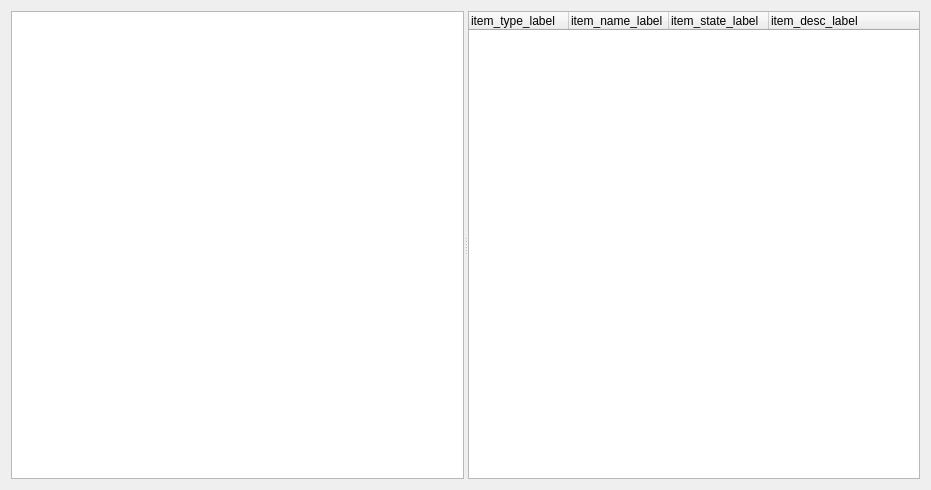
<ui version="4.0" >
 <class>PluginViewWidget</class>
 <widget class="QWidget" name="PluginViewWidget" >
  <property name="geometry" >
   <rect>
    <x>0</x>
    <y>0</y>
    <width>931</width>
    <height>490</height>
   </rect>
  </property>
  <property name="windowTitle" >
   <string>plugin_viewer_widget_caption</string>
  </property>
  <layout class="QGridLayout" >
   <item row="0" column="0" >
    <widget class="QSplitter" name="splitter" >
     <property name="orientation" >
      <enum>Qt::Horizontal</enum>
     </property>
     <widget class="QTextBrowser" name="infoView" >
      <property name="autoFillBackground" >
       <bool>false</bool>
      </property>
     </widget>
     <widget class="QTreeWidget" name="treeWidget" >
      <property name="sizePolicy" >
       <sizepolicy vsizetype="Expanding" hsizetype="Expanding" >
        <horstretch>0</horstretch>
        <verstretch>0</verstretch>
       </sizepolicy>
      </property>
      <property name="contextMenuPolicy" >
       <enum>Qt::CustomContextMenu</enum>
      </property>
      <property name="sortingEnabled" >
       <bool>false</bool>
      </property>
      <column>
       <property name="text" >
        <string>item_type_label</string>
       </property>
      </column>
      <column>
       <property name="text" >
        <string>item_name_label</string>
       </property>
      </column>
      <column>
       <property name="text" >
        <string>item_state_label</string>
       </property>
      </column>
      <column>
       <property name="text" >
        <string>item_desc_label</string>
       </property>
      </column>
     </widget>
    </widget>
   </item>
  </layout>
 </widget>
 <resources/>
 <connections/>
</ui>
